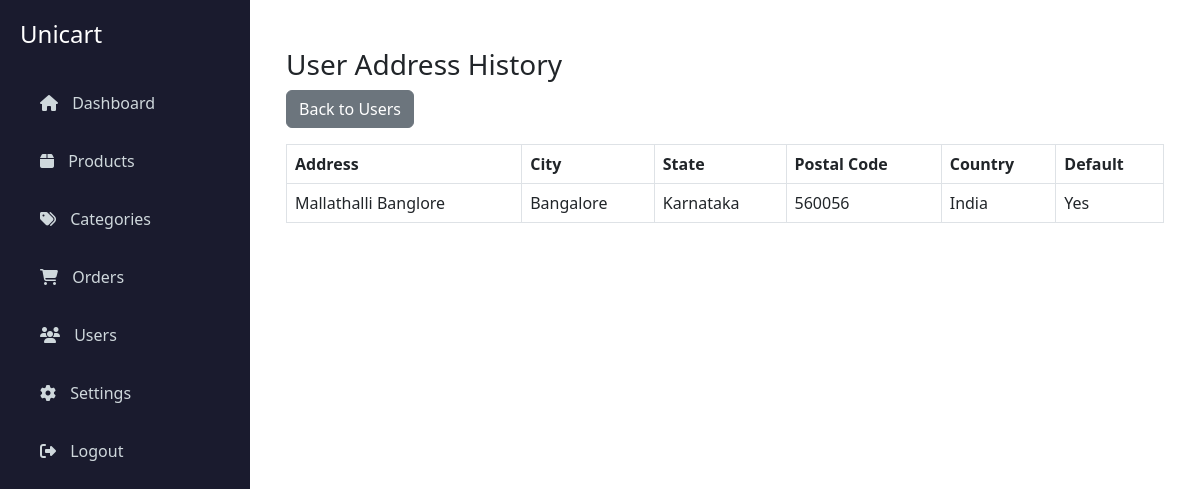
Page /admin/view_addresses.php?user_id=1 (signed in) on the committed database.
### tables this page shows
CREATE TABLE `user_addresses` (
  `address_id` int(11) NOT NULL,
  `user_id` int(11) NOT NULL,
  `address` text NOT NULL,
  `city` varchar(100) DEFAULT NULL,
  `state` varchar(100) DEFAULT NULL,
  `postal_code` varchar(20) DEFAULT NULL,
  `country` varchar(100) DEFAULT NULL,
  `is_default` tinyint(1) DEFAULT 1,
  `created_at` timestamp NOT NULL DEFAULT current_timestamp(),
  `updated_at` timestamp NULL DEFAULT NULL ON UPDATE current_timestamp()
);

### admin/view_addresses.php (the view, shortened to what this page needs)
<?php
include('../includes/db_connect.php');
$user_id = $_GET['user_id'] ?? 0;
$query = "SELECT * FROM user_addresses WHERE user_id = $user_id";
$result = $con->query($query);
?>
<link href="https://cdn.jsdelivr.net/npm/bootstrap@5.3.5/dist/css/bootstrap.min.css" rel="stylesheet">
<link href='https://unpkg.com/boxicons@2.1.4/css/boxicons.min.css' rel='stylesheet'>
<?php include '../includes/mode.php'; ?>
<div class="d-flex">
    <?php include '../includes/admin_sidebar.php'; ?>
    <div class="flex-grow-1 p-4" style="margin-left: 250px;">
<div class="container mt-4">
    <h3>User Address History</h3>
    <a href="users.php" class="btn btn-secondary mb-3">Back to Users</a>
    <table class="table table-bordered">
        <thead>
            <tr>
                <th>Address</th>
                <th>City</th>
                <th>State</th>
                <th>Postal Code</th>
                <th>Country</th>
                <th>Default</th>
            </tr>
        </thead>
        <tbody>
            <?php while ($row = $result->fetch_assoc()): ?>
                <tr>
                    <td><?= htmlspecialchars($row['address']) ?></td>
                    <td><?= htmlspecialchars($row['city']) ?></td>
                    <td><?= htmlspecialchars($row['state']) ?></td>
                    <td><?= htmlspecialchars($row['postal_code']) ?></td>
                    <td><?= htmlspecialchars($row['country']) ?></td>
                    <td><?= $row['is_default'] ? 'Yes' : 'No' ?></td>
                </tr>
            <?php endwhile; ?>
        </tbody>
    </table>
</div>
    </div>
</div>

### assets/css/mode.css (style rules this page uses)
a, .btn, .sidebar a:hover { color: var(--primary-color); }

### rows in the picture
user_addresses: address "Mallathalli Banglore", city "Bangalore", state "Karnataka", postal_code "560056", country "India", is_default "Yes"
